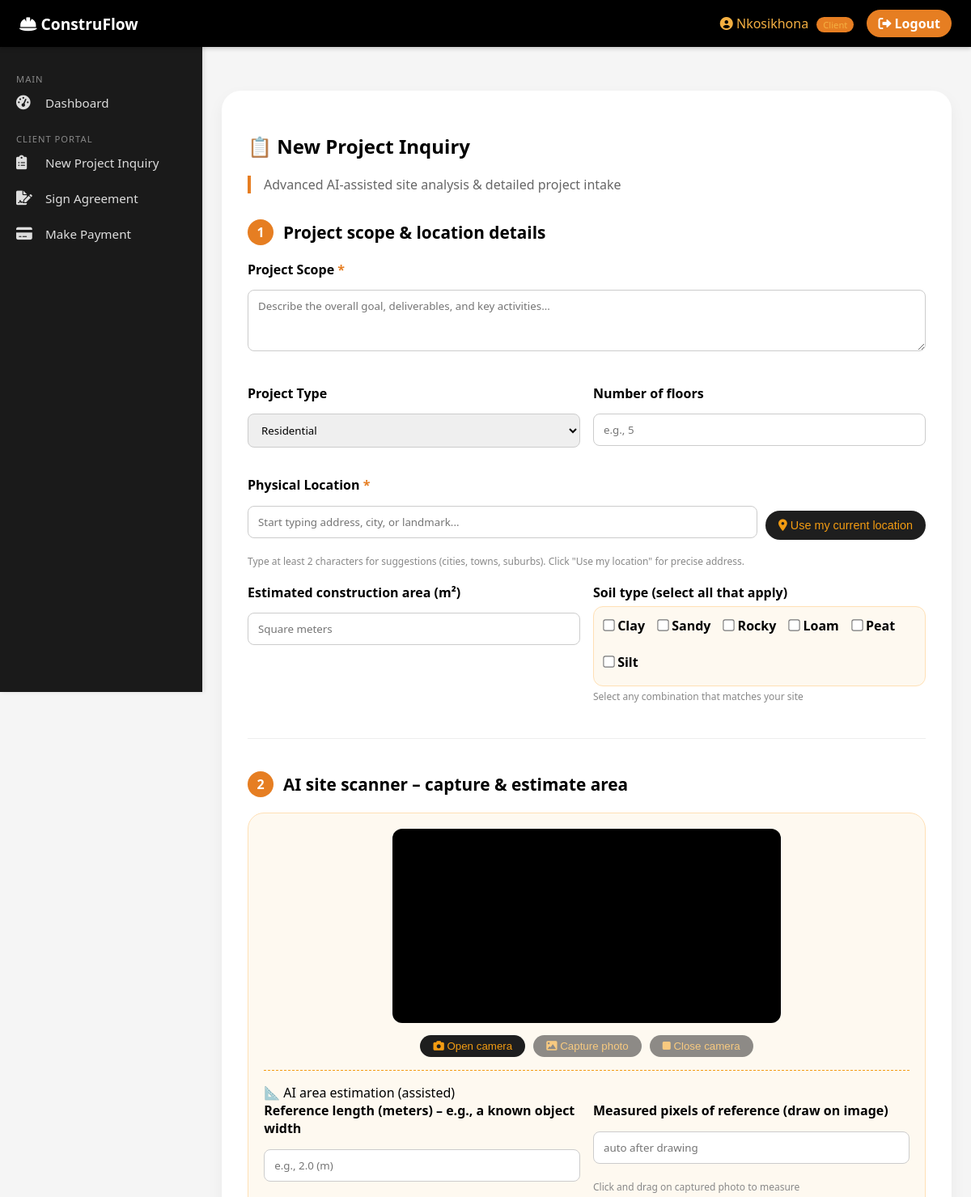
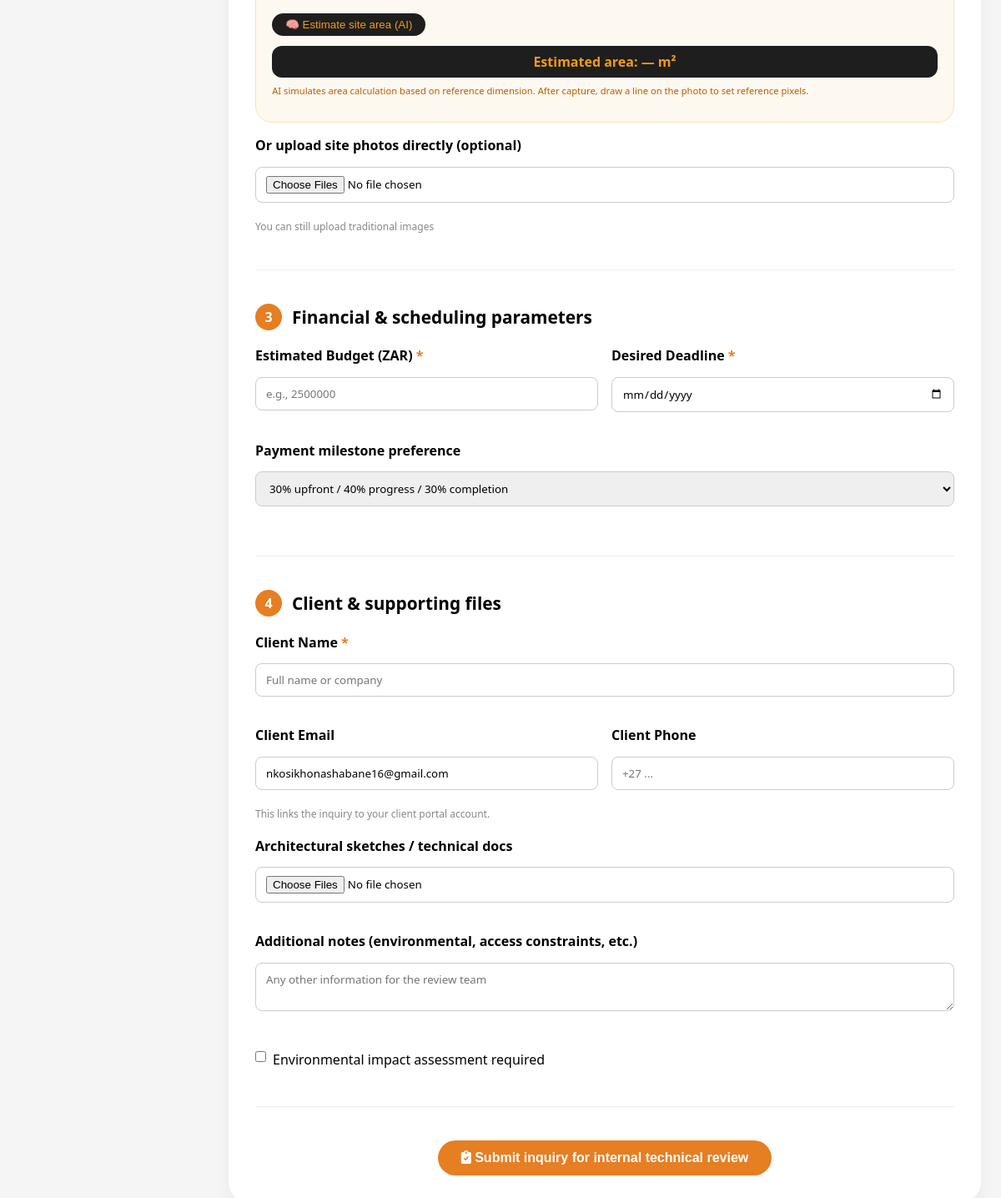
The page /project_inquiry (signed in) on the database its author committed (2 pictures, top to bottom).
### tables this page shows
CREATE TABLE users (
                id TEXT PRIMARY KEY,
                username TEXT UNIQUE NOT NULL,
                email TEXT UNIQUE NOT NULL,
                password TEXT NOT NULL,
                role TEXT NOT NULL,
                employee_type TEXT,
                employee_number TEXT,
                pm_code TEXT,
                assigned_tasks TEXT
            );

### app.py (the view, shortened to what this page needs)
@app.route('/project_inquiry', methods=['GET', 'POST'])
def project_inquiry():
    if not login_required():
        return redirect(url_for('login'))
    current_user = get_current_user()
    return render_template("project_inquiry.html", current_user=current_user)

### app.py (called while the page is built)
def get_db():
    db = getattr(g, '_database', None)
    if db is None:
        db = g._database = sqlite3.connect(DATABASE)
        db.row_factory = sqlite3.Row
    return db

@app.teardown_appcontext
def close_connection(exception):
    db = getattr(g, '_database', None)
    if db is not None:
        db.close()

def get_current_user():
    user_id = session.get("user_id")
    if not user_id:
        return None
    db = get_db()
    user = db.execute("SELECT * FROM users WHERE id = ?", (user_id,)).fetchone()
    return dict(user) if user else None

def login_required():
    return get_current_user() is not None

### Templates/project_inquiry.html (shortened to what this page needs)
{% extends "base.html" %}
{% block content %}
<div class="inquiry-container">
    <h2>📋 New Project Inquiry</h2>
    <p class="subtitle">Advanced AI‑assisted site analysis & detailed project intake</p>
    <form method="POST" enctype="multipart/form-data" class="inquiry-form">
        <div class="form-step">
            <div class="step-header">
                <span class="step-number">1</span>
                <h3>Project scope & location details</h3>
            </div>
            <div class="step-content">
                <div class="form-group">
                    <label>Project Scope <span class="required">*</span></label>
                    <textarea name="project_scope" rows="3" placeholder="Describe the overall goal, deliverables, and key activities..." required>{{ inquiry.project_scope if inquiry else '' }}</textarea>
                </div>
                <div class="form-row">
                    <div class="form-group half">
                        <label>Project Type</label>
                        <select name="project_type">
                            <option value="residential" {% if inquiry and inquiry.project_type == 'residential' %}selected{% endif %}>Residential</option>
                        </select>
                    </div>
                    <div class="form-group half">
                        <label>Number of floors</label>
                        <input type="number" name="floors" placeholder="e.g., 5" min="1" value="{{ inquiry.floors if inquiry and inquiry.floors is not none else '' }}">
                    </div>
                </div>
                <div class="form-group">
                    <label>Physical Location <span class="required">*</span></label>
                    <div class="location-search-wrapper">
                        <input type="text" id="location-input" name="location" placeholder="Start typing address, city, or landmark..." required autocomplete="off" value="{{ inquiry.location if inquiry else '' }}">
                        <button type="button" id="getCurrentLocationBtn" class="btn-location"><i class="fas fa-location-dot"></i> Use my current location</button>
                    </div>
                    <small>Type at least 2 characters for suggestions (cities, towns, suburbs). Click "Use my location" for precise address.</small>
                </div>
                <div class="form-row">
                    <div class="form-group half">
                        <label>Estimated construction area (m²)</label>
                        <input type="number" name="area_sqm" placeholder="Square meters" step="10" value="{{ inquiry.area_sqm if inquiry and inquiry.area_sqm is not none else '' }}">
                    </div>
                    <div class="form-group half">
                        <label>Soil type (select all that apply)</label>
                        <div class="checkbox-group">
                            <label class="checkbox-label"><input type="checkbox" name="soil_type" value="clay" {% if inquiry and inquiry.soil_type and 'clay' in inquiry.soil_type %}checked{% endif %}> Clay</label>
                            <label class="checkbox-label"><input type="checkbox" name="soil_type" value="sand" {% if inquiry and inquiry.soil_type and 'sand' in inquiry.soil_type %}checked{% endif %}> Sandy</label>
                            <label class="checkbox-label"><input type="checkbox" name="soil_type" value="rock" {% if inquiry and inquiry.soil_type and 'rock' in inquiry.soil_type %}checked{% endif %}> Rocky</label>
                            <label class="checkbox-label"><input type="checkbox" name="soil_type" value="loam" {% if inquiry and inquiry.soil_type and 'loam' in inquiry.soil_type %}checked{% endif %}> Loam</label>
                            <label class="checkbox-label"><input type="checkbox" name="soil_type" value="peat" {% if inquiry and inquiry.soil_type and 'peat' in inquiry.soil_type %}checked{% endif %}> Peat</label>
                            <label class="checkbox-label"><input type="checkbox" name="soil_type" value="silt" {% if inquiry and inquiry.soil_type and 'silt' in inquiry.soil_type %}checked{% endif %}> Silt</label>
                        </div>
                        <small>Select any combination that matches your site</small>
                    </div>
                </div>
            </div>
        </div>
        <div class="form-step">
            <div class="step-header">
                <span class="step-number">2</span>
                <h3>AI site scanner – capture & estimate area</h3>
            </div>
            <div class="step-content">
                <div class="ai-camera-box">
                    <div class="camera-preview">
                        <video id="videoFeed" autoplay playsinline style="width:100%; max-width:480px; background:#000; border-radius:12px;"></video>
                        <div class="camera-controls">
                            <button type="button" id="startCameraBtn" class="btn-camera"><i class="fas fa-camera"></i> Open camera</button>
                            <button type="button" id="capturePhotoBtn" class="btn-camera" disabled><i class="fas fa-image"></i> Capture photo</button>
                            <button type="button" id="stopCameraBtn" class="btn-camera" disabled><i class="fas fa-stop"></i> Close camera</button>
                        </div>
                    </div>
                    <div class="ai-area-tool">
                        <label>📐 AI area estimation (assisted)</label>
                        <div class="form-row">
                            <div class="form-group half">
                                <label>Reference length (meters) – e.g., a known object width</label>
                                <input type="number" id="refLength" step="0.1" placeholder="e.g., 2.0 (m)">
                            </div>
                            <div class="form-group half">
                                <label>Measured pixels of reference (draw on image)</label>
                                <input type="number" id="refPixels" placeholder="auto after drawing">
                                <small>Click and drag on captured photo to measure</small>
                            </div>
                        </div>
                        <button type="button" id="estimateAreaBtn" class="btn-ai">🧠 Estimate site area (AI)</button>
                        <div id="areaResult" class="area-result">Estimated area: — m²</div>
                        <p class="info-note">AI simulates area calculation based on reference dimension. After capture, draw a line on the photo to set reference pixels.</p>
                    </div>
                </div>
                <div class="form-group">
                    <label>Or upload site photos directly (optional)</label>
                    <input type="file" name="site_photos" accept="image/*" multiple>
                    <small>You can still upload traditional images</small>
                </div>
            </div>
        </div>
        <div class="form-step">
            <div class="step-header">
                <span class="step-number">3</span>
                <h3>Financial & scheduling parameters</h3>
            </div>
            <div class="step-content">
                <div class="form-row">
                    <div class="form-group half">
                        <label>Estimated Budget (ZAR) <span class="required">*</span></label>
                        <input type="number" name="budget" step="1000" placeholder="e.g., 2500000" required value="{{ inquiry.budget if inquiry and inquiry.budget is not none else '' }}">
                    </div>
                    <div class="form-group half">
                        <label>Desired Deadline <span class="required">*</span></label>
                        <input type="date" name="deadline" required value="{{ inquiry.deadline if inquiry else '' }}">
                    </div>
                </div>
                <div class="form-group">
                    <label>Payment milestone preference</label>
                    <select name="payment_milestone">
                        <option {% if inquiry and inquiry.payment_milestone == '30% upfront / 40% progress / 30% completion' %}selected{% endif %}>30% upfront / 40% progress / 30% completion</option>
                    </select>
                </div>
            </div>
        </div>
        <div class="form-step">
            <div class="step-header">
                <span class="step-number">4</span>
                <h3>Client & supporting files</h3>
            </div>
            <div class="step-content">
                <div class="form-group">
                    <label>Client Name <span class="required">*</span></label>
                    <input type="text" name="client_name" placeholder="Full name or company" required value="{{ inquiry.client_name if inquiry else '' }}">
                </div>
                <div class="form-row">
                    <div class="form-group half">
                        <label>Client Email</label>
                        <input type="email" name="client_email" value="{{ inquiry.client_email if inquiry else (current_user.email if current_user else '') }}" {% if not edit_mode or current_user.role == 'client' %}readonly{% endif %}>
                        <small>This links the inquiry to your client portal account.</small>
                    </div>
                    <div class="form-group half">
                        <label>Client Phone</label>
                        <input type="tel" name="client_phone" placeholder="+27 ..." value="{{ inquiry.client_phone if inquiry else '' }}">
                    </div>
                </div>
                <div class="form-group">
                    <label>Architectural sketches / technical docs</label>
                    <input type="file" name="sketches" accept=".pdf,.png,.jpg,.jpeg" multiple>
                </div>
                <div class="form-group">
                    <label>Additional notes (environmental, access constraints, etc.)</label>
                    <textarea name="project_details" rows="2" placeholder="Any other information for the review team">{{ inquiry.project_details if inquiry else '' }}</textarea>
                </div>
                <div class="form-check">
                    <input type="checkbox" name="env_impact" id="envImpact" {% if inquiry and inquiry.env_impact %}checked{% endif %}>
                    <label for="envImpact">Environmental impact assessment required</label>
                </div>
            </div>
        </div>
        <div class="form-actions">
            <button type="submit" class="btn btn-primary">
                <i class="fas fa-clipboard-check"></i> Submit inquiry for internal technical review
            </button>
        </div>
    </form>
</div>
{% endblock %}

### Templates/base.html (shortened to what this page needs)
<!DOCTYPE html>
<html lang="en">
<head>
    <link rel="stylesheet" href="https://cdnjs.cloudflare.com/ajax/libs/font-awesome/6.0.0-beta3/css/all.min.css">
</head>
<body>
{% if current_user %}
<div class="navbar">
    <div class="navbar-left">
        <i class="fas fa-hard-hat"></i> ConstruFlow
    </div>
    <div class="navbar-right">
        <span class="user-box">
            <i class="fas fa-user-circle"></i> {{ current_user.username }}
            <span class="role-badge">{{ current_user.role|replace('_', ' ')|title }}</span>
        </span>
        <a href="/logout" class="logout-btn"><i class="fas fa-sign-out-alt"></i> Logout</a>
    </div>
</div>
<div class="sidebar">
    <div class="nav-section">MAIN</div>
    <a href="/dashboard"><i class="fas fa-tachometer-alt"></i> Dashboard</a>
    {% if current_user.role == 'admin' %}
        <div class="nav-section">ADMIN</div>
        <a href="/users"><i class="fas fa-users-cog"></i> User Management</a>
        <a href="/dashboard?view=all"><i class="fas fa-chart-line"></i> All Submissions</a>
    {% elif current_user.role == 'client' %}
        <div class="nav-section">CLIENT PORTAL</div>
        <a href="/project_inquiry"><i class="fas fa-clipboard-list"></i> New Project Inquiry</a>
        <a href="/client/sign_agreement"><i class="fas fa-file-signature"></i> Sign Agreement</a>
        <a href="/payments"><i class="fas fa-credit-card"></i> Make Payment</a>
    {% endif %}
</div>
{% endif %}
<div class="content {% if not current_user %}public-mode{% endif %}">
    {% block content %}{% endblock %}
</div>
</body>
</html>

### Templates/base.html (style rules this page uses)
* { box-sizing: border-box; }
body { margin: 0; font-family: 'Segoe UI', Arial, sans-serif; background: #f5f5f5; }
.navbar { background: #000; color: white; padding: 12px 24px; display: flex; justify-content: space-between; align-items: center; position: fixed; width: 100%; top: 0; left: 0; z-index: 1000; box-shadow: 0 2px 5px rgba(0,0,0,0.2); }
.navbar-left { font-size: 1.2rem; font-weight: bold; }
.navbar-right { display: flex; align-items: center; gap: 16px; }
.user-box { color: #f5b042; font-weight: 500; }
.role-badge { background: #e67e22; padding: 2px 8px; border-radius: 20px; font-size: 0.7rem; margin-left: 6px; }
.logout-btn, .login-btn { background: #e67e22; color: white; padding: 6px 14px; text-decoration: none; font-weight: bold; border-radius: 30px; transition: 0.2s; }
.sidebar { width: 250px; height: 100vh; background: #1a1a1a; position: fixed; top: 55px; left: 0; padding: 20px 0; overflow-y: auto; box-shadow: 2px 0 5px rgba(0,0,0,0.1); }
.sidebar a { display: flex; align-items: center; gap: 12px; color: #ddd; padding: 12px 20px; text-decoration: none; transition: 0.2s; font-size: 0.95rem; }
.sidebar a i { width: 24px; font-size: 1.1rem; }
.sidebar .nav-section { margin-top: 15px; padding: 0 20px; font-size: 0.7rem; text-transform: uppercase; color: #888; letter-spacing: 1px; }
.content { margin-left: 250px; padding: 80px 24px 24px 24px; min-height: 100vh; }
.btn { background: #e67e22; border: none; padding: 10px 20px; color: white; cursor: pointer; font-weight: bold; border-radius: 40px; transition: 0.2s; }
input, select, textarea { width: 100%; padding: 10px 12px; margin: 8px 0 16px; border: 1px solid #ddd; border-radius: 12px; font-family: inherit; }

### rows shown on the page
users: username "Nkosikhona", role "Client", client_email "nkosikhonashabane16@gmail.com"
